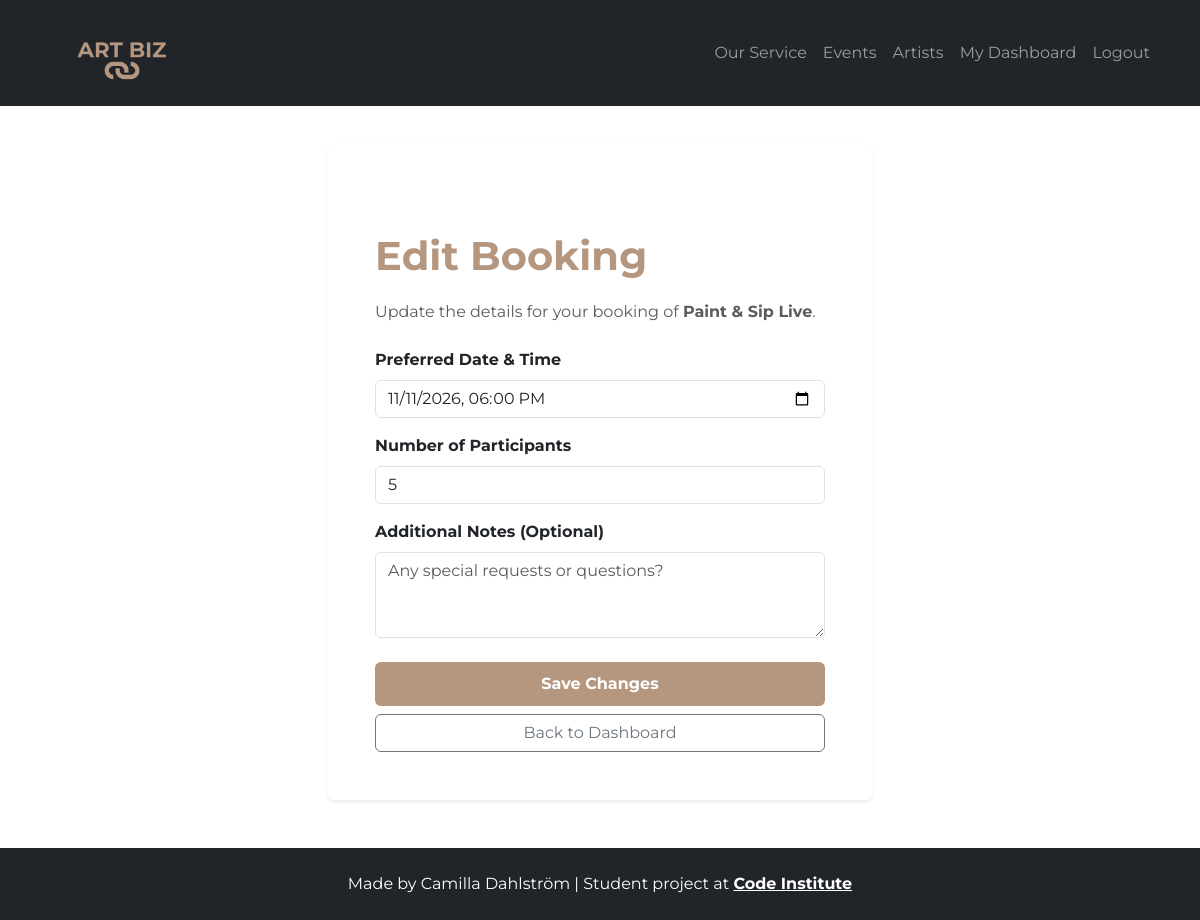
Screenshot of /booking/edit/1/ (signed in) with the database file from the repository.
### bookings/models.py (models this page shows, shortened)
class Service(models.Model):
    SERVICE_TYPES = [
        ('event', 'Event/Class'),
        ('consulting', 'Consulting'),
        ('subscription', 'Subscription'),
    ]
    title = models.CharField(max_length=200)
    description = models.TextField()
    price = models.DecimalField(max_digits=8, decimal_places=2)
    service_type = models.CharField(max_length=20, choices=SERVICE_TYPES, default='event')
    image_url = models.URLField(max_length=1024, blank=True, null=True)

class Booking(models.Model):
    STATUS_CHOICES = [
        ('pending', 'Väntar på godkännande'),
        ('confirmed', 'Bekräftad'),
        ('cancelled', 'Avbokad'),
    ]
    user = models.ForeignKey(User, on_delete=models.CASCADE, related_name='bookings')
    service = models.ForeignKey(Service, on_delete=models.PROTECT, related_name='booked_services')
    booking_date = models.DateTimeField()
    number_of_participants = models.PositiveIntegerField(default=5)
    created_at = models.DateTimeField(auto_now_add=True)
    status = models.CharField(max_length=20, choices=STATUS_CHOICES, default='pending')
    notes = models.TextField(blank=True, null=True)

### bookings/views.py (the view)
# urls.py: path('booking/edit/<int:booking_id>/', edit_booking, name='edit_booking'),
@login_required
def edit_booking(request, booking_id):
    booking = get_object_or_404(Booking, id=booking_id, user=request.user)
    if request.method == 'POST':
        form = BookingForm(request.POST, instance=booking)
        if form.is_valid():
            form.save()
            messages.success(request, f'Your booking for "{booking.service.title}" has been updated.')
            return redirect('dashboard')
    else:
        form = BookingForm(instance=booking)
    context = {
        'form': form,
        'booking': booking,
        'service': booking.service,
    }
    return render(request, 'edit_booking.html', context)

### bookings/forms.py (shortened to what this page needs)
class BookingForm(forms.ModelForm):
    class Meta:
        model = Booking
        fields = ['booking_date', 'number_of_participants', 'notes']
        widgets = {
            'booking_date': forms.DateTimeInput(
                attrs={
                    'type': 'datetime-local',
                    'class': 'form-control',
                }
            ),
            'number_of_participants': forms.NumberInput(
                attrs={
                    'class': 'form-control',
                    'min': 1,
                }
            ),
            'notes': forms.Textarea(
                attrs={
                    'class': 'form-control',
                    'rows': 3,
                    'placeholder': 'Any special requests or questions?',
                }
            ),
        }
        labels = {
            'booking_date': 'Preferred Date & Time',
            'number_of_participants': 'Number of Participants',
            'notes': 'Additional Notes (Optional)',
        }

### bookings/templates/edit_booking.html (shortened to what this page needs)
{% extends 'base.html' %}
{% block content %}
<div class="container my-5">
    <div class="row justify-content-center">
        <div class="col-md-8 col-lg-6">
            <div class="card shadow-sm border-0 rounded-3">
                <div class="card-body p-4 p-md-5">
                    <h1 class="display-6 fw-bold" style="color: #b59780; margin-bottom: 20px; padding-top: 40px">Edit Booking</h1>
                    <p class="text-muted mb-4">Update the details for your booking of <strong>{{ service.title }}</strong>.</p>
                    <form method="POST">
                        {% for field in form %}
                        <div class="mb-3">
                            <label for="{{ field.id_for_label }}" class="form-label fw-bold">
                                {{ field.label }}
                            </label>
                            {{ field }}
                        </div>
                        {% endfor %}
                        <div class="d-grid gap-2 mt-4">
                            <button type="submit" class="btn btn-artbiz">Save Changes</button>
                            <a href="{% url 'dashboard' %}" class="btn btn-outline-secondary">Back to Dashboard</a>
                        </div>
                    </form>
                </div>
            </div>
        </div>
    </div>
</div>
{% endblock %}

### static/css/style.css (style rules this page uses)
body { padding-top: 96px; overflow-x: hidden; font-family: 'Montserrat', sans-serif; }
.btn-artbiz { background-color: #b59780; color: #ffffff; font-weight: bold; transition: background-color 0.2s; border: none; width: 100%; padding: 10px; margin-top: auto; }

### rows the page displays
Service: title "Paint & Sip Live"
Booking: form "11/11/2026 18:00" "5"

### other values shown
{{ field.label }} "Preferred Date & Time" "Number of Participants" "Additional Notes (Optional)"
